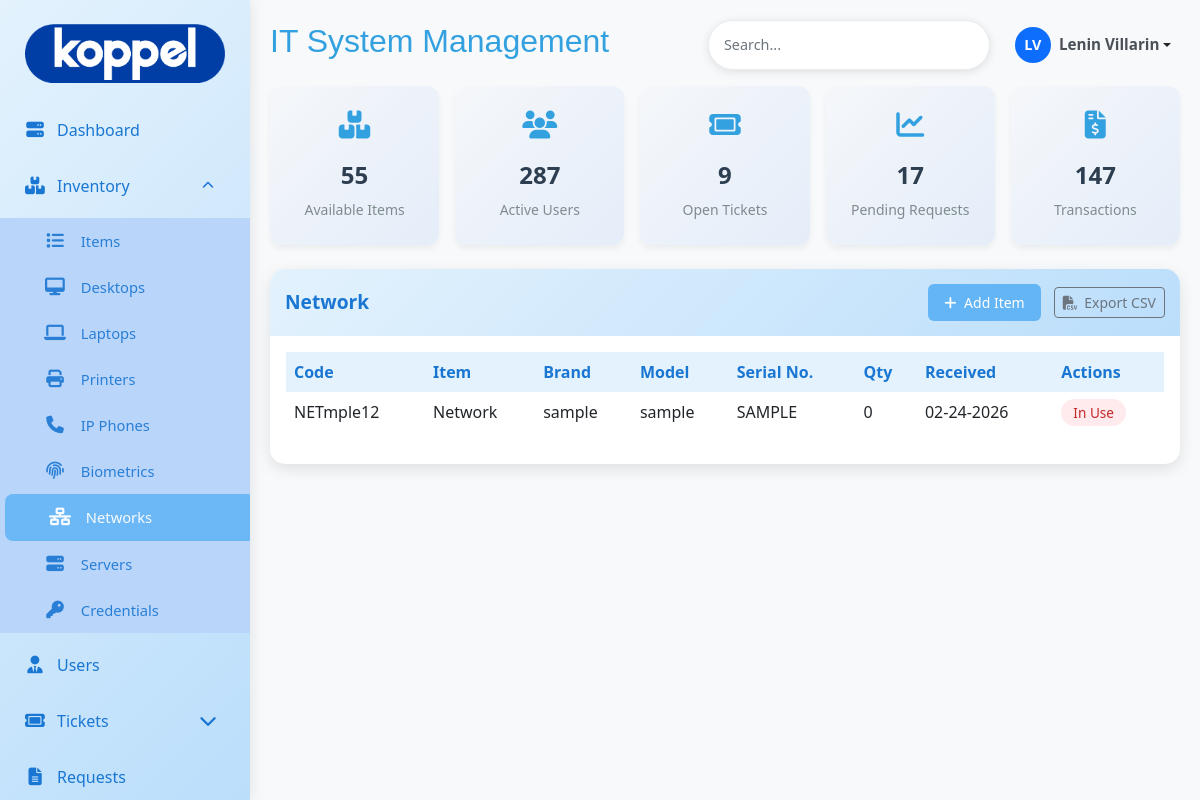
/admin/inv/network/network.php (signed in), run on an earlier commit of the app's database.
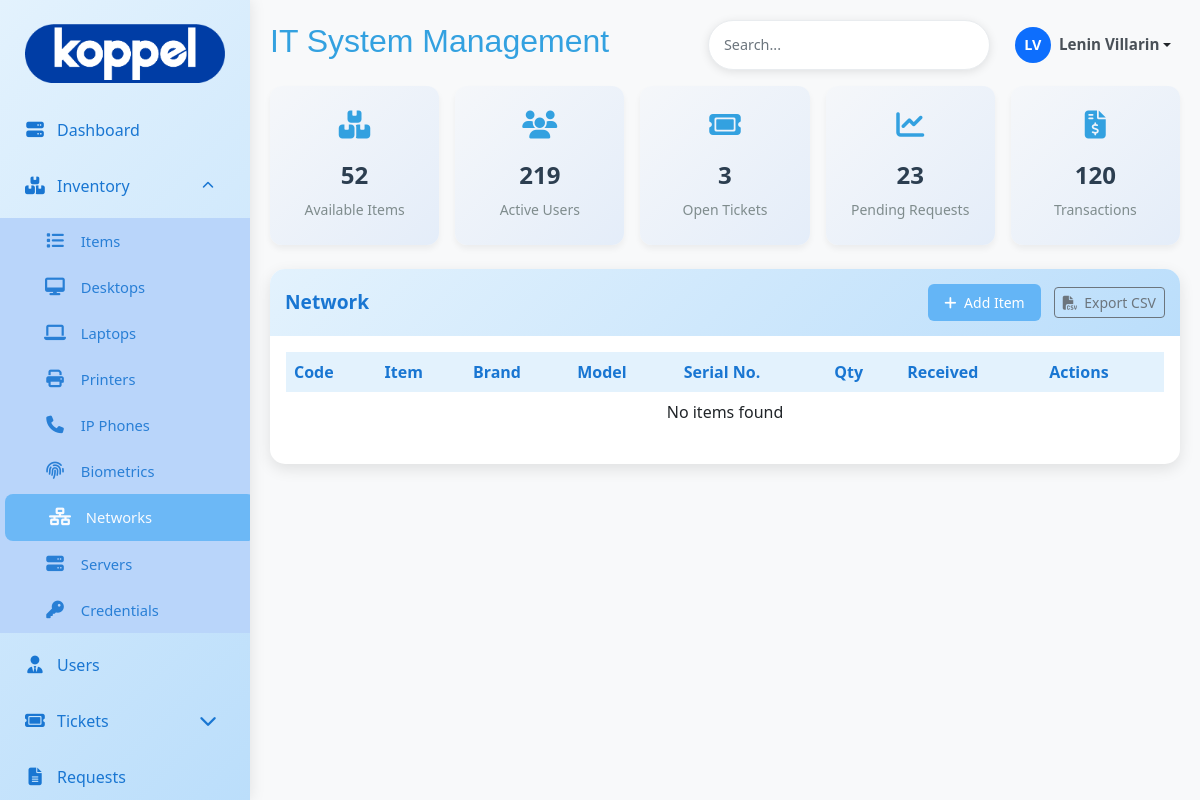
And on a later commit of the database.
### tables this page shows
CREATE TABLE `item_tb` (
  `item_id` int(11) NOT NULL AUTO_INCREMENT,
  `item_code` varchar(100) NOT NULL DEFAULT 'N/A',
  `name` varchar(100) NOT NULL,
  `brand` varchar(100) NOT NULL,
  `model` varchar(100) NOT NULL,
  `serial_number` varchar(100) DEFAULT NULL,
  `description` text DEFAULT NULL,
  `quantity` int(11) DEFAULT 0,
  `date_received` date DEFAULT NULL,
  `created_at` timestamp NOT NULL DEFAULT current_timestamp(),
  `updated_at` timestamp NOT NULL DEFAULT current_timestamp() ON UPDATE current_timestamp(),
  `type_id` int(11) unsigned NOT NULL,
  PRIMARY KEY (`item_id`),
  KEY `type_id` (`type_id`)
);

### admin/inv/network/inv_sql.php (called while the page is built)
<?php
  $sql = "
      SELECT *
      FROM item_tb
      Where name = 'Network'
      ORDER BY item_id DESC
  ";
  $result = $conn->query($sql);
?>

### admin/inv/network/inv_table.php (the view, shortened to what the changed rows need)
<div class="card">
    <div class="card-body">
        <div class="table-responsive">
            <table id="inventoryTable" class="table table-hover">
                <thead>
                    <tr>
                        <th>Code</th>
                        <th>Item</th>
                        <th>Brand</th>
                        <th>Model</th>
                        <th>Serial No.</th>
                        <th>Qty</th>
                        <th>Received</th>
                        <th>Actions</th>
                    </tr>
                </thead>
                <tbody>
                    <?php if ($result->num_rows > 0): ?>
                        <?php while($row = $result->fetch_assoc()): ?>
                        <tr
                            data-item-id="<?= (int)$row['item_id'] ?>"
                            data-code="<?= htmlspecialchars($row['item_code']) ?>"
                            data-name="<?= htmlspecialchars($row['name']) ?>"
                            data-brand="<?= htmlspecialchars($row['brand']) ?>"
                            data-model="<?= htmlspecialchars($row['model']) ?>"
                            data-serial="<?= htmlspecialchars($row['serial_number']) ?>"
                            data-desc="<?= htmlspecialchars($row['description']) ?>"
                            data-qty="<?= (int)$row['quantity'] ?>"
                            data-received="<?= date('m-d-Y', strtotime($row['date_received'])) ?>"
                            data-type="<?= htmlspecialchars($row['name']) ?>"
                        >
                            <td><?= $row['item_code'] ?></td>
                            <td><?= $row['name'] ?></td>
                            <td><?= $row['brand'] ?></td>
                            <td><?= $row['model'] ?></td>
                            <td><?= $row['serial_number'] ?></td>
                            <td><?= $row['quantity'] ?></td>
                            <td data-order="<?= date('Y-m-d', strtotime($row['date_received'])) ?>">
                                <?= date('m-d-Y', strtotime($row['date_received'])) ?>
                            </td>
                            <td>
                                <?php if ($row['quantity'] > 0): ?>
                                    <span class="status-active">In Stock</span>
                                <?php else: ?>
                                    <span class="status-inactive">In Use</span>
                                <?php endif; ?>
                            </td>
                        </tr>
                        <?php endwhile; ?>
                    <?php else: ?>
                        <tr><td colspan="9" class="text-center">No items found</td></tr>
                    <?php endif; ?>
                </tbody>
            </table>
        </div>
    </div>
</div>

### admin/inv/network/stats_card.php (shortened to what the changed rows need)
<?php
include '../../db/db.php';
$itemCount = $conn->query("SELECT COUNT(*) as total FROM item_tb WHERE quantity >= 1")->fetch_assoc()['total'];
$userCount = $conn->query("SELECT COUNT(*) as total FROM user_tb WHERE is_active = 1")->fetch_assoc()['total'];
$transactionCount = $conn->query("SELECT COUNT(*) as total FROM transaction_tb")->fetch_assoc()['total'];
$requestCount = $conn->query("SELECT COUNT(*) as total FROM request_tb WHERE status = 'Pending'")->fetch_assoc()['total'];
$ticketCount = $conn->query("SELECT COUNT(*) as total FROM ticket_tb WHERE status != 'closed' && status != 'resolved' && status != 'canceled'")->fetch_assoc()['total'];
$currentMonth = date('Y-m-01');
$currentTransactions = $conn->query("
    SELECT COUNT(*) as total FROM transaction_tb
    WHERE action_date >= '$currentMonth'
")->fetch_assoc()['total'];
?>
<div class="row row-cols-1 row-cols-sm-2 row-cols-md-3 row-cols-xl-5 g-3">
    <div class="col">
        <a href="../../inventory.php" class="stats-card-link">
            <div class="card stats-card h-100">
                <i class="fas fa-boxes"></i>
                <h3><?= number_format($itemCount) ?></h3>
                <p>Available Items</p>
            </div>
        </a>
    </div>
    <div class="col">
        <a href="../../users.php" class="stats-card-link">
            <div class="card stats-card h-100">
                <i class="fas fa-users"></i>
                <h3><?= number_format($userCount) ?></h3>
                <p>Active Users</p>
            </div>
        </a>
    </div>
    <div class="col">
        <a href="../../tickets.php" class="stats-card-link">
            <div class="card stats-card h-100">
                <i class="fas fa-ticket"></i>
                <h3><?= number_format($ticketCount) ?></h3>
                <p>Open Tickets</p>
            </div>
        </a>
    </div>
    <div class="col">
        <a href="../../requests.php" class="stats-card-link">
            <div class="card stats-card h-100">
                <i class="fas fa-chart-line"></i>
                <h3><?= number_format($requestCount) ?></h3>
                <p>Pending Requests</p>
            </div>
        </a>
    </div>
    <div class="col">
        <a href="../../transactions.php" class="stats-card-link">
            <div class="card stats-card h-100">
                <i class="fas fa-file-invoice-dollar"></i>
                <h3><?= number_format($transactionCount) ?></h3>
                <p>Transactions</p>
            </div>
        </a>
    </div>
</div><br>

What changed in the data, as far as the page shows it:
removed item_tb: item_code "NETmple12", name "Network", brand "sample", model "sample", serial_number "SAMPLE", quantity "0", date_received "02-24-2026", shows "In Use"
Also different on the page:
$itemCount: "55" → "52"
$userCount: "287" → "219"
$ticketCount: "9" → "3"
$requestCount: "17" → "23"
$transactionCount: "147" → "120"
text now shown: "No items found"
